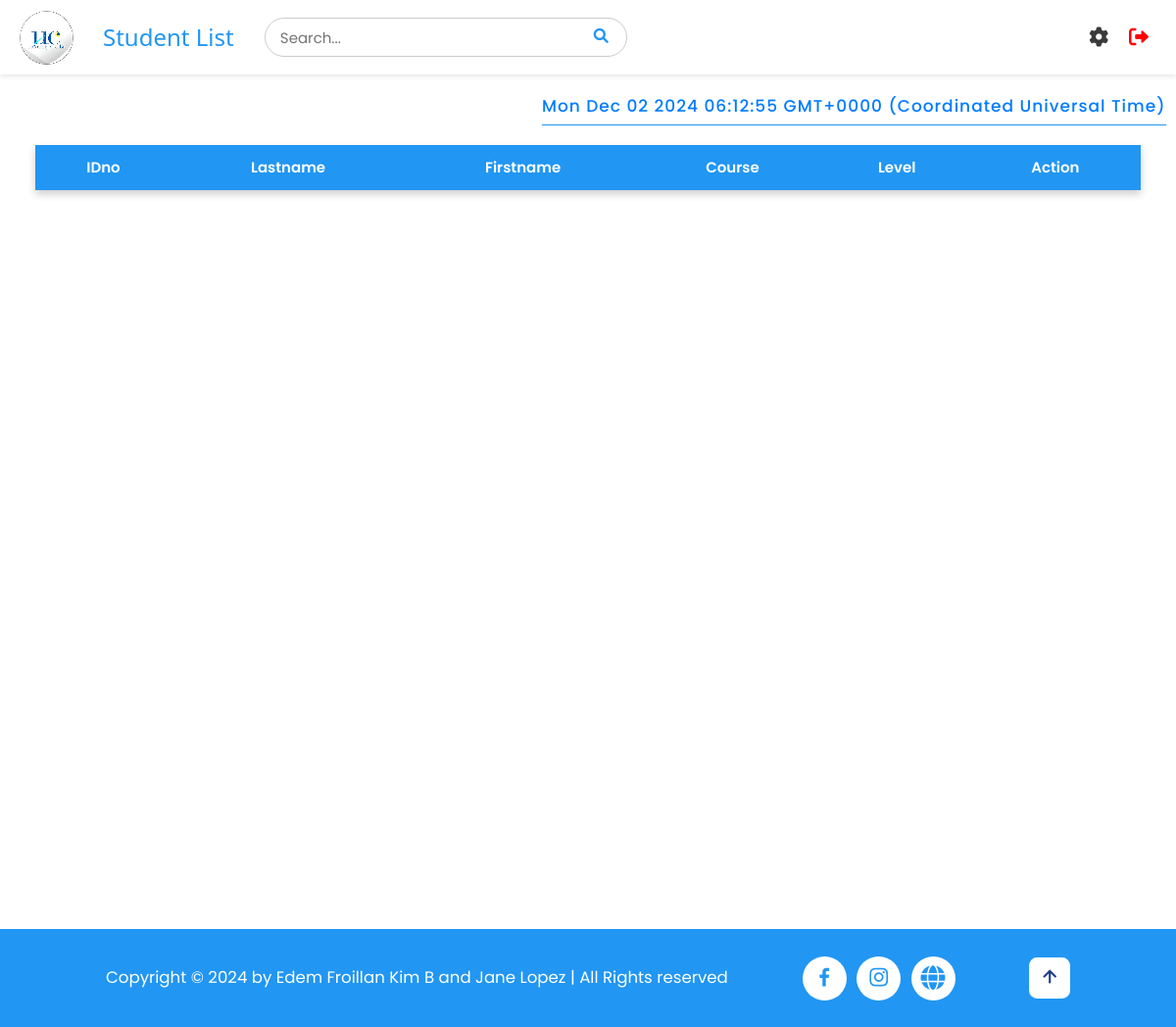
The page /students (signed in) on the database as committed earlier.
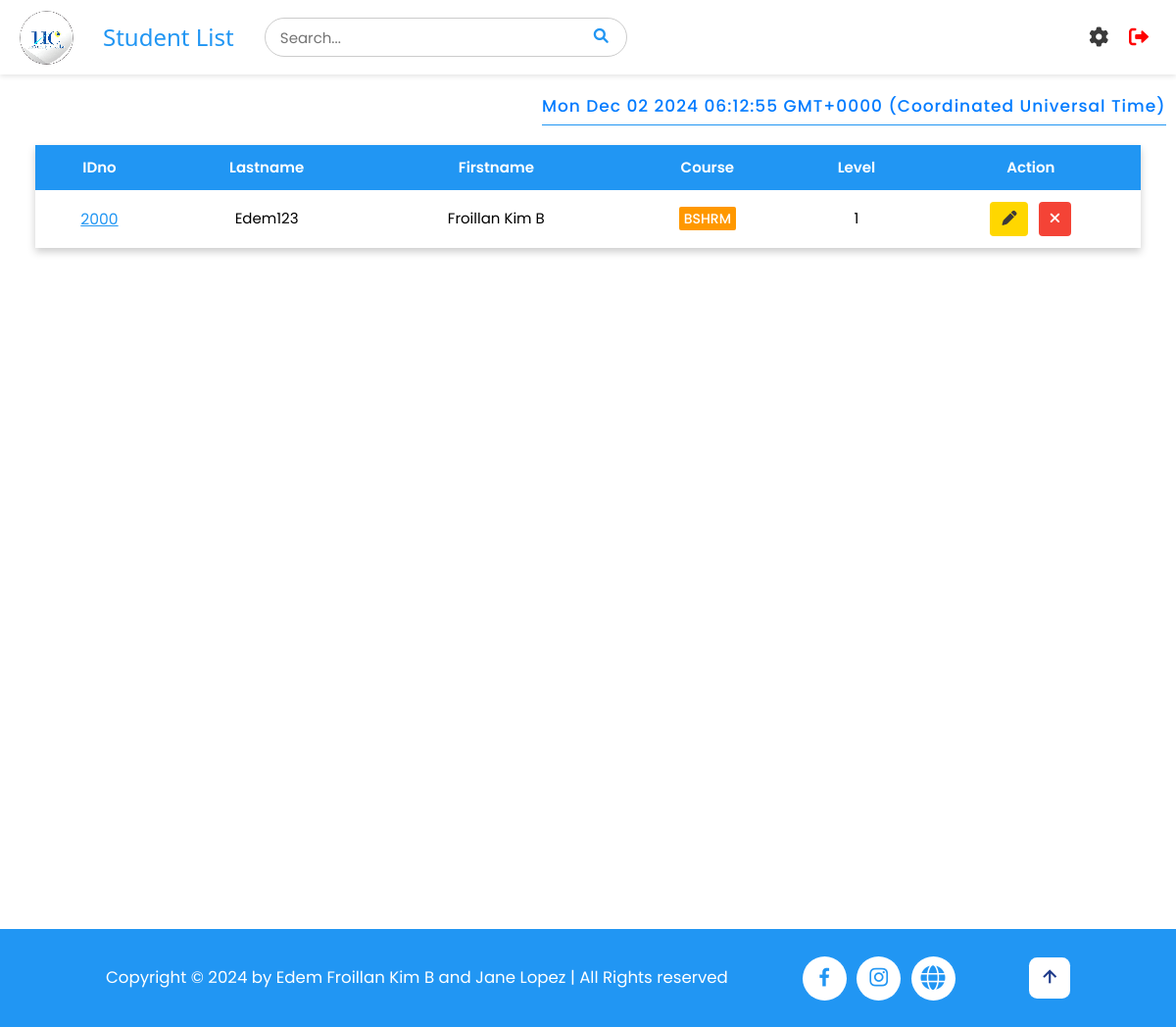
The same page on the database as committed later.
### tables this page shows
CREATE TABLE students (
                    id INTEGER PRIMARY KEY AUTOINCREMENT,
                    idno varchar(10) UNIQUE,
                    firstname varchar(50),
                    lastname varchar(50),
                    course varchar(10),
                    level varchar(5),
                    image TEXT,
                    qrcode TEXT
);

### app.py (the view)
@app.route('/students')
def student_list():
    if 'username' in session:
        pagetitle = "Student List"
        users = get_users()
        students = getall_records('students')
        return render_template('studentlist.html', data=students, pagetitle=pagetitle, users=users)
    else:
        flash("Please log in first!", "warning")
        return redirect(url_for('login'))

### app.py (called while the page is built)
@app.after_request
def after_request(response):
    response.headers['Cache-Control'] = 'no-store, no-cache, must-revalidate, post-check=0, pre-check=0, max-age=0'
    response.headers['Pragma'] = 'no-cache'
    response.headers['Expires'] = '-1'
    if hasattr(session, 'username') and 'username' not in session:
        response.headers['Cache-Control'] = 'no-store'
        response.headers['Pragma'] = 'no-cache'
        response.headers['Expires'] = '-1'
    return response

def get_users() -> object:
    return getall_records('students')

### dbhelper.py (called while the page is built)
def getprocess(sql: str, params=()) -> list:
    db = connect(database)
    cursor = db.cursor()
    cursor.row_factory = Row
    try:
        cursor.execute(sql, params)
        data = cursor.fetchall()
        return data
    finally:
        cursor.close()
        db.close()

def getall_records(table: str) -> list:
    sql = f'SELECT * FROM `{table}`'
    return getprocess(sql)

### templates/studentlist.html (shortened to what this page needs)
{% extends 'base.html' %}
{% block header %}
    {% include 'header.html' %}
{% endblock %}
{% block content %}
<div id="timestamp"></div>
<div class="full container" style="min-height: 100vh; margin-bottom: 2rem;">
<div id="main_container">
    <div class="w3-full" style="padding: 1rem 3%;">
        <div class="styled-table-wrapper">
            <table class="styled-table" id="table">
                <thead>
                    <tr id="tr1">
                        <th>IDno</th>
                        <th>Lastname</th>
                        <th>Firstname</th>
                        <th>Course</th>
                        <th>Level</th>
                        <th class="w3-center">Action</th>
                    </tr>
                </thead>
                <tbody>
                    {% for user in users %}
                    <tr id="tr2">
                        <td class="w3-center" data-cell="IDNO:" id="idno">
                            <a href="#" style="color: #2196F3; font-size: 1.5rem" onclick="viewStudent('{{ user['idno'] }}')">{{ user['idno'] }}</a>
                        </td>
                        <td class="w3-center " data-cell="LASTNAME:">{{ user["lastname"] }}</td>
                        <td class="w3-center " data-cell="FIRSTNAME:">{{ user["firstname"] }}</td>
                        <td class="w3-center" data-cell="COURSE:">
                            <span class="course-style course-{{ user['course']|lower }}">
                                {{ user["course"] }}
                            </span>
                        </td>
                        <td class="w3-center level-{{ user['level'] }}" data-cell="LEVEL:">{{ user["level"] }}</td>
                        <td class="w3-center" data-cell="ACTION:" style="display: flex; align-items: center; justify-content: center; gap: 1rem;">
                            <button class="w3-button edit-btn edit" onclick="openEditModal('{{ user['idno'] }}', '{{ user['lastname'] }}', '{{ user['firstname'] }}', '{{ user['course'] }}', '{{ user['level'] }}')">
                                <i class="fas fa-pen"></i>
                            </button>
                            <button class="w3-button w3-red delete-btn delete" onclick="openCustomAlert('{{ user['idno'] }}')">
                                <i class="fas fa-times"></i>
                            </button>
                        </td>
                    </tr>
                    {% endfor %}
                </tbody>
            </table>
        </div>
    </div>
</div>
</div>
{% endblock %}

Rows that differ between the two databases and show on the page:
added students: idno "2000", lastname "Edem123", firstname "Froillan Kim B", course "BSHRM", level "1"
